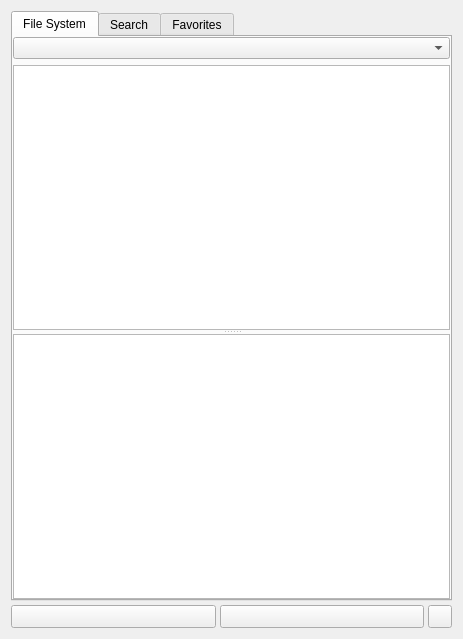
<?xml version="1.0" encoding="UTF-8"?>
<ui version="4.0">
 <class>LibraryBrowserForm</class>
 <widget class="QWidget" name="LibraryBrowserForm">
  <property name="geometry">
   <rect>
    <x>0</x>
    <y>0</y>
    <width>463</width>
    <height>639</height>
   </rect>
  </property>
  <layout class="QVBoxLayout" name="verticalLayout">
   <property name="spacing">
    <number>4</number>
   </property>
   <item>
    <widget class="QTabWidget" name="TabWidget">
     <property name="currentIndex">
      <number>0</number>
     </property>
     <widget class="QWidget" name="FileSystemTab">
      <attribute name="icon">
       <iconset>
        <normaloff>Open.svg</normaloff>Open.svg</iconset>
      </attribute>
      <attribute name="title">
       <string>File System</string>
      </attribute>
      <layout class="QVBoxLayout" name="verticalLayout_3">
       <property name="leftMargin">
        <number>0</number>
       </property>
       <property name="topMargin">
        <number>0</number>
       </property>
       <property name="rightMargin">
        <number>0</number>
       </property>
       <property name="bottomMargin">
        <number>0</number>
       </property>
       <item>
        <widget class="QComboBox" name="SourceCombo"/>
       </item>
       <item>
        <widget class="QSplitter" name="splitter">
         <property name="orientation">
          <enum>Qt::Vertical</enum>
         </property>
         <widget class="QTreeView" name="DirectoryTree"/>
         <widget class="RListView" name="FileSystemListView">
          <property name="mouseTracking">
           <bool>true</bool>
          </property>
          <property name="editTriggers">
           <set>QAbstractItemView::NoEditTriggers</set>
          </property>
          <property name="dragEnabled">
           <bool>true</bool>
          </property>
          <property name="dragDropMode">
           <enum>QAbstractItemView::NoDragDrop</enum>
          </property>
          <property name="iconSize">
           <size>
            <width>64</width>
            <height>64</height>
           </size>
          </property>
          <property name="movement">
           <enum>QListView::Static</enum>
          </property>
          <property name="viewMode">
           <enum>QListView::IconMode</enum>
          </property>
         </widget>
        </widget>
       </item>
      </layout>
     </widget>
     <widget class="QWidget" name="TagsTab">
      <attribute name="icon">
       <iconset>
        <normaloff>Find.svg</normaloff>Find.svg</iconset>
      </attribute>
      <attribute name="title">
       <string>Search</string>
      </attribute>
      <layout class="QVBoxLayout" name="verticalLayout_4">
       <property name="spacing">
        <number>4</number>
       </property>
       <property name="leftMargin">
        <number>0</number>
       </property>
       <property name="topMargin">
        <number>0</number>
       </property>
       <property name="rightMargin">
        <number>0</number>
       </property>
       <property name="bottomMargin">
        <number>0</number>
       </property>
       <item>
        <layout class="QHBoxLayout" name="horizontalLayout">
         <item>
          <widget class="QLabel" name="label">
           <property name="text">
            <string>Look for:</string>
           </property>
          </widget>
         </item>
         <item>
          <widget class="QLineEdit" name="FindText"/>
         </item>
         <item>
          <widget class="QToolButton" name="ClearFindText">
           <property name="toolTip">
            <string>Clear</string>
           </property>
           <property name="icon">
            <iconset>
             <normaloff>Clear.svg</normaloff>Clear.svg</iconset>
           </property>
           <property name="shortcut">
            <string notr="true">Ctrl+L</string>
           </property>
           <property name="autoRaise">
            <bool>true</bool>
           </property>
          </widget>
         </item>
         <item>
          <widget class="QToolButton" name="Find">
           <property name="toolTip">
            <string>Find</string>
           </property>
           <property name="text">
            <string/>
           </property>
           <property name="icon">
            <iconset>
             <normaloff>Find.svg</normaloff>Find.svg</iconset>
           </property>
          </widget>
         </item>
         <item>
          <widget class="Line" name="line">
           <property name="orientation">
            <enum>Qt::Vertical</enum>
           </property>
          </widget>
         </item>
         <item>
          <widget class="QToolButton" name="Reset">
           <property name="toolTip">
            <string>Reset tag selection</string>
           </property>
           <property name="icon">
            <iconset>
             <normaloff>Reset.svg</normaloff>Reset.svg</iconset>
           </property>
          </widget>
         </item>
        </layout>
       </item>
       <item>
        <widget class="QSplitter" name="TagsSplitter">
         <property name="lineWidth">
          <number>0</number>
         </property>
         <property name="orientation">
          <enum>Qt::Vertical</enum>
         </property>
         <property name="opaqueResize">
          <bool>true</bool>
         </property>
         <property name="childrenCollapsible">
          <bool>true</bool>
         </property>
         <widget class="RListView" name="TagsListView">
          <property name="verticalScrollBarPolicy">
           <enum>Qt::ScrollBarAlwaysOn</enum>
          </property>
          <property name="horizontalScrollBarPolicy">
           <enum>Qt::ScrollBarAlwaysOff</enum>
          </property>
          <property name="viewMode">
           <enum>QListView::IconMode</enum>
          </property>
         </widget>
        </widget>
       </item>
       <item>
        <layout class="QHBoxLayout" name="horizontalLayout_4">
         <item>
          <widget class="QLabel" name="TagsNaviInfo">
           <property name="sizePolicy">
            <sizepolicy hsizetype="Expanding" vsizetype="Preferred">
             <horstretch>0</horstretch>
             <verstretch>0</verstretch>
            </sizepolicy>
           </property>
           <property name="alignment">
            <set>Qt::AlignRight|Qt::AlignTrailing|Qt::AlignVCenter</set>
           </property>
          </widget>
         </item>
         <item>
          <widget class="QToolButton" name="TagsNaviPrevious">
           <property name="minimumSize">
            <size>
             <width>32</width>
             <height>18</height>
            </size>
           </property>
           <property name="maximumSize">
            <size>
             <width>16777215</width>
             <height>18</height>
            </size>
           </property>
           <property name="text">
            <string/>
           </property>
           <property name="icon">
            <iconset>
             <normaloff>Previous.svg</normaloff>Previous.svg</iconset>
           </property>
           <property name="iconSize">
            <size>
             <width>12</width>
             <height>12</height>
            </size>
           </property>
           <property name="autoRaise">
            <bool>true</bool>
           </property>
          </widget>
         </item>
         <item>
          <widget class="QToolButton" name="TagsNaviNext">
           <property name="minimumSize">
            <size>
             <width>32</width>
             <height>18</height>
            </size>
           </property>
           <property name="maximumSize">
            <size>
             <width>16777215</width>
             <height>18</height>
            </size>
           </property>
           <property name="text">
            <string/>
           </property>
           <property name="icon">
            <iconset>
             <normaloff>Next.svg</normaloff>Next.svg</iconset>
           </property>
           <property name="iconSize">
            <size>
             <width>12</width>
             <height>12</height>
            </size>
           </property>
           <property name="autoRaise">
            <bool>true</bool>
           </property>
          </widget>
         </item>
        </layout>
       </item>
      </layout>
     </widget>
     <widget class="QWidget" name="FavoritesTab">
      <attribute name="icon">
       <iconset>
        <normaloff>Favorite.svg</normaloff>Favorite.svg</iconset>
      </attribute>
      <attribute name="title">
       <string>Favorites</string>
      </attribute>
      <layout class="QVBoxLayout" name="verticalLayout_8" stretch="1">
       <property name="leftMargin">
        <number>0</number>
       </property>
       <property name="topMargin">
        <number>0</number>
       </property>
       <property name="rightMargin">
        <number>0</number>
       </property>
       <property name="bottomMargin">
        <number>0</number>
       </property>
       <item>
        <widget class="RListView" name="FavoritesListView"/>
       </item>
      </layout>
     </widget>
    </widget>
   </item>
   <item>
    <layout class="QHBoxLayout" name="horizontalLayout_2">
     <property name="spacing">
      <number>-1</number>
     </property>
     <item>
      <widget class="QToolButton" name="Insert">
       <property name="sizePolicy">
        <sizepolicy hsizetype="MinimumExpanding" vsizetype="Preferred">
         <horstretch>0</horstretch>
         <verstretch>0</verstretch>
        </sizepolicy>
       </property>
       <property name="toolTip">
        <string>Insert selected item into drawing</string>
       </property>
       <property name="icon">
        <iconset>
         <normaloff>Insert.svg</normaloff>Insert.svg</iconset>
       </property>
      </widget>
     </item>
     <item>
      <widget class="QToolButton" name="CreateFromSelection">
       <property name="sizePolicy">
        <sizepolicy hsizetype="MinimumExpanding" vsizetype="Fixed">
         <horstretch>0</horstretch>
         <verstretch>0</verstretch>
        </sizepolicy>
       </property>
      </widget>
     </item>
     <item>
      <widget class="QToolButton" name="Synchronize">
       <property name="sizePolicy">
        <sizepolicy hsizetype="Preferred" vsizetype="Preferred">
         <horstretch>0</horstretch>
         <verstretch>0</verstretch>
        </sizepolicy>
       </property>
       <property name="toolTip">
        <string>Update DB from file system</string>
       </property>
       <property name="icon">
        <iconset>
         <normaloff>Sync.svg</normaloff>Sync.svg</iconset>
       </property>
       <property name="shortcut">
        <string>0</string>
       </property>
      </widget>
     </item>
    </layout>
   </item>
  </layout>
 </widget>
 <customwidgets>
  <customwidget>
   <class>RListView</class>
   <extends>QListView</extends>
   <header>RListView.h</header>
  </customwidget>
 </customwidgets>
 <resources/>
 <connections/>
</ui>
